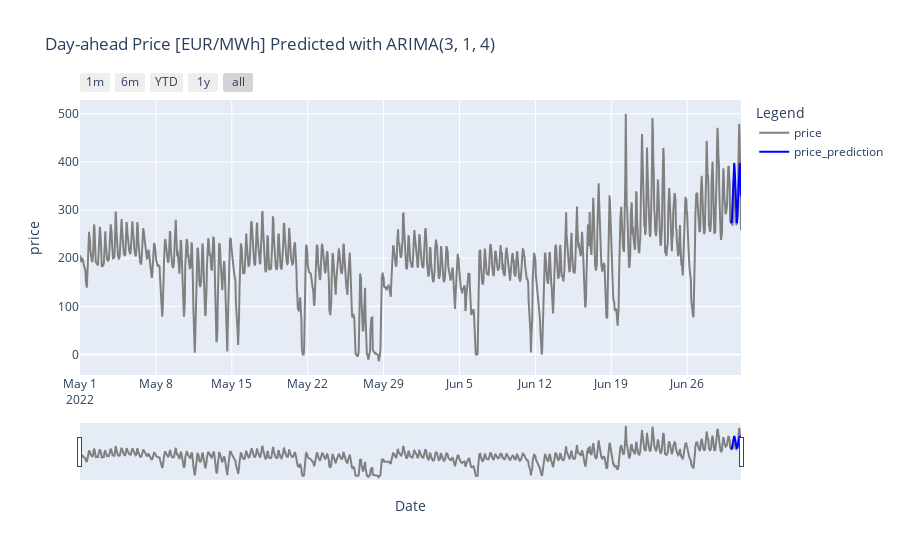

The notebook cell saved with this chart:
### Code cell
short_arima.run_ARIMA(3, 1, 4)
short_arima.get_forecast()
short_arima.plot_forecast()
short_arima.get_mae_rmse()

### Figure 1 — Plotly figure (JSON) as saved in the notebook; plotly's stock layout.template omitted (floating-point values rounded to 4 significant figures; data arrays with more than 128 entries replaced by an {"elided": "..."} marker saying what was removed)
{"data": [{"line": {"color": "grey"}, "name": "price", "type": "scatter", "x": {"elided": "1464 str values"}, "y": {"elided": "1464 float values"}}, {"line": {"color": "blue"}, "name": "price_prediction", "type": "scatter", "x": {"elided": "1464 str values"}, "y": {"elided": "1464 float values"}}], "layout": {"font": {"size": 12}, "hovermode": "x unified", "legend": {"title": {"text": "Legend"}}, "title": {"text": "Day-ahead Price [EUR/MWh] Predicted with ARIMA(3, 1, 4)"}, "xaxis": {"anchor": "y", "domain": [0, 1], "rangeselector": {"buttons": [{"count": 1, "label": "1m", "step": "month", "stepmode": "backward"}, {"count": 6, "label": "6m", "step": "month", "stepmode": "backward"}, {"count": 1, "label": "YTD", "step": "year", "stepmode": "todate"}, {"count": 1, "label": "1y", "step": "year", "stepmode": "backward"}, {"step": "all"}]}, "rangeslider": {"visible": true}, "title": {"text": "Date"}}, "yaxis": {"anchor": "x", "domain": [0, 1], "title": {"text": "price"}}}}
